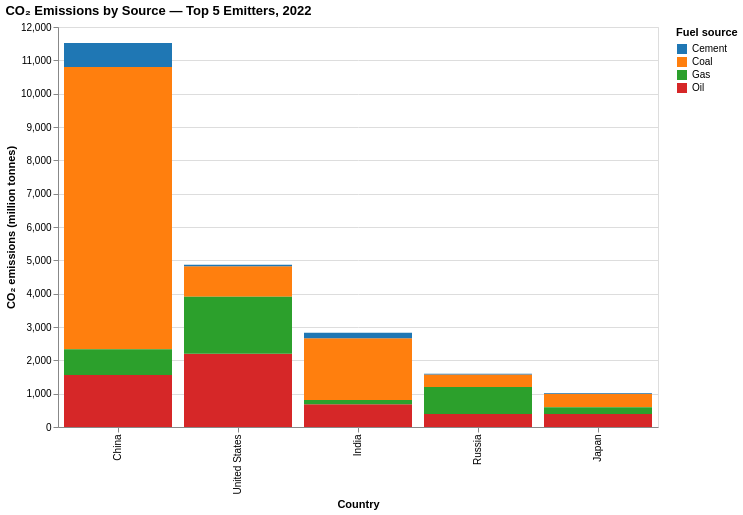

The cell this chart's notebook holds for it:
### Code cell
# Task 1.4 - Emissions breakdown by source for top 5 emitters (2022)
import pandas as pd
import altair as alt

# --- Self-contained data load: only re-reads the CSV if df is missing ---
URL = "https://github.com/owid/co2-data/raw/master/owid-co2-data.csv"
if "df" not in globals():
    df = pd.read_csv(URL)

source_cols = ["coal_co2", "oil_co2", "gas_co2", "cement_co2"]

# --- Recompute top 5 emitters (2022) from df: no dependence on Task 1.2 ---
top5_names = (
    df[(df["year"] == 2022) & (df["iso_code"].notna())]
    .dropna(subset=["co2"])
    .sort_values("co2", ascending=False)
    .head(5)["country"]
    .tolist()
)
print("Top 5:", top5_names)

# --- 1. Slice the wide table: top 5 countries, 2022, only the source columns ---
wide = (
    df[(df["country"].isin(top5_names)) & (df["year"] == 2022)]
    [["country"] + source_cols]
    .reset_index(drop=True)
)

# --- 2. Pivot wide -> long: four columns become (source, value) pairs ---
long = wide.melt(
    id_vars="country",
    value_vars=source_cols,
    var_name="source",
    value_name="co2_mt",
).dropna(subset=["co2_mt"])

# --- 3. Nice labels for the legend ---
source_labels = {
    "coal_co2": "Coal",
    "oil_co2": "Oil",
    "gas_co2": "Gas",
    "cement_co2": "Cement",
}
long["source"] = long["source"].map(source_labels)

# --- 4. Stacked bar chart ---
chart = (
    alt.Chart(long)
    .mark_bar()
    .encode(
        x=alt.X("country:N", title="Country", sort=top5_names),
        y=alt.Y("sum(co2_mt):Q", title="CO₂ emissions (million tonnes)"),
        color=alt.Color("source:N", title="Fuel source",
                        scale=alt.Scale(scheme="category10")),
        tooltip=[
            "country:N",
            "source:N",
            alt.Tooltip("co2_mt:Q", title="CO₂ (Mt)", format=",.0f"),
        ],
    )
    .properties(
        title=alt.Title(
            "CO₂ Emissions by Source — Top 5 Emitters, 2022",
            anchor="start",
        ),
        width=600,
        height=400,
    )
)

chart

### Figure 1 — Vega-Lite specification as saved in the notebook (floating-point values rounded to 4 significant figures)
{"config": {"view": {"continuousWidth": 300, "continuousHeight": 300}}, "data": {"name": "data-11139fcedd44eea58c69d8e808d8a2cf"}, "mark": {"type": "bar"}, "encoding": {"color": {"field": "source", "scale": {"scheme": "category10"}, "title": "Fuel source", "type": "nominal"}, "tooltip": [{"field": "country", "type": "nominal"}, {"field": "source", "type": "nominal"}, {"field": "co2_mt", "format": ",.0f", "title": "CO₂ (Mt)", "type": "quantitative"}], "x": {"field": "country", "sort": ["China", "United States", "India", "Russia", "Japan"], "title": "Country", "type": "nominal"}, "y": {"aggregate": "sum", "field": "co2_mt", "title": "CO₂ emissions (million tonnes)", "type": "quantitative"}}, "height": 400, "title": {"text": "CO₂ Emissions by Source — Top 5 Emitters, 2022", "anchor": "start"}, "width": 600, "$schema": "https://vega.github.io/schema/vega-lite/v6.4.1.json", "datasets": {"data-11139fcedd44eea58c69d8e808d8a2cf": [{"country": "China", "source": "Coal", "co2_mt": 8469.0}, {"country": "India", "source": "Coal", "co2_mt": 1856.0}, {"country": "Japan", "source": "Coal", "co2_mt": 403.6}, {"country": "Russia", "source": "Coal", "co2_mt": 369.7}, {"country": "United States", "source": "Coal", "co2_mt": 916.3}, {"country": "China", "source": "Oil", "co2_mt": 1560.0}, {"country": "India", "source": "Oil", "co2_mt": 684.0}, {"country": "Japan", "source": "Oil", "co2_mt": 388.9}, {"country": "Russia", "source": "Oil", "co2_mt": 391.4}, {"country": "United States", "source": "Oil", "co2_mt": 2199.0}, {"country": "China", "source": "Gas", "co2_mt": 773.2}, {"country": "India", "source": "Gas", "co2_mt": 124.0}, {"country": "Japan", "source": "Gas", "co2_mt": 202.0}, {"country": "Russia", "source": "Gas", "co2_mt": 811.1}, {"country": "United States", "source": "Gas", "co2_mt": 1707.0}, {"country": "China", "source": "Cement", "co2_mt": 718.8}, {"country": "India", "source": "Cement", "co2_mt": 164.3}, {"country": "Japan", "source": "Cement", "co2_mt": 22.48}, {"country": "Russia", "source": "Cement", "co2_mt": 22.6}, {"country": "United States", "source": "Cement", "co2_mt": 41.88}]}}
